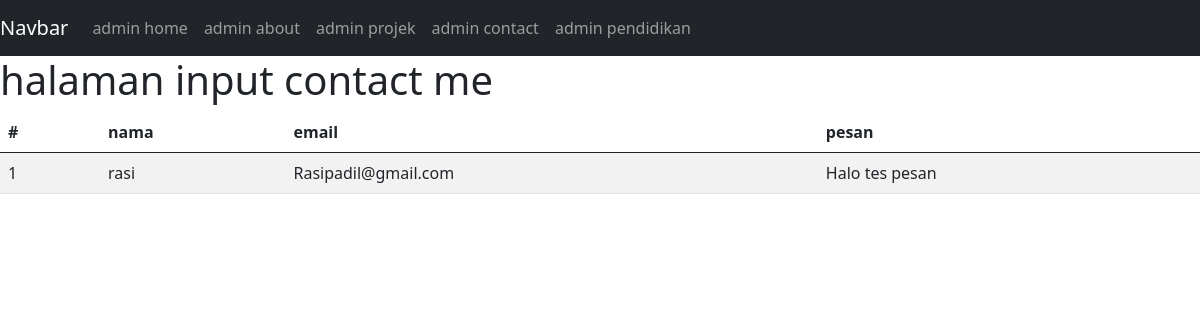
/admin/halaman_admin_contactme.php, run on the app's committed database.
### tables this page shows
CREATE TABLE `hasil_input_contact` (
  `id` int(11) NOT NULL,
  `nama` varchar(200) NOT NULL,
  `email` varchar(50) NOT NULL,
  `pesan` varchar(1000) NOT NULL
);

### admin/halaman_admin_contactme.php (the view, shortened to what this page needs)
<?php include("inc_header.php") ?>
<?php include("koneksi.php") ?>
<main>
<h1>halaman input contact me</h1>
<table class="table table-striped">
    <thead>
        <tr>
            <th class="col-1">#</th>
            <th>nama</th>
            <th>email</th>
            <th>pesan</th>
        </tr>
    </thead>
    <tbody>
        <?php
    $sql1   = "select * from hasil_input_contact order by id desc";
        $mulai  = 0;
        $nomor  = $mulai + 1;
        $q1     = mysqli_query($koneksi, $sql1);
        while ($r1 = mysqli_fetch_array($q1)) {
        ?>
            <tr>
                <td><?php echo $nomor++ ?></td>
                <td><?php echo $r1['nama'] ?></td>
                <td><?php echo $r1['email'] ?></td>
                <td><?php echo $r1['pesan'] ?></td>
            </tr>
        <?php
        }
        ?>
    </tbody>
</table>
</main>
  </body>
</html>

### data on the page
hasil_input_contact: nama "rasi", email "Rasipadil@gmail.com", pesan "Halo tes pesan"
